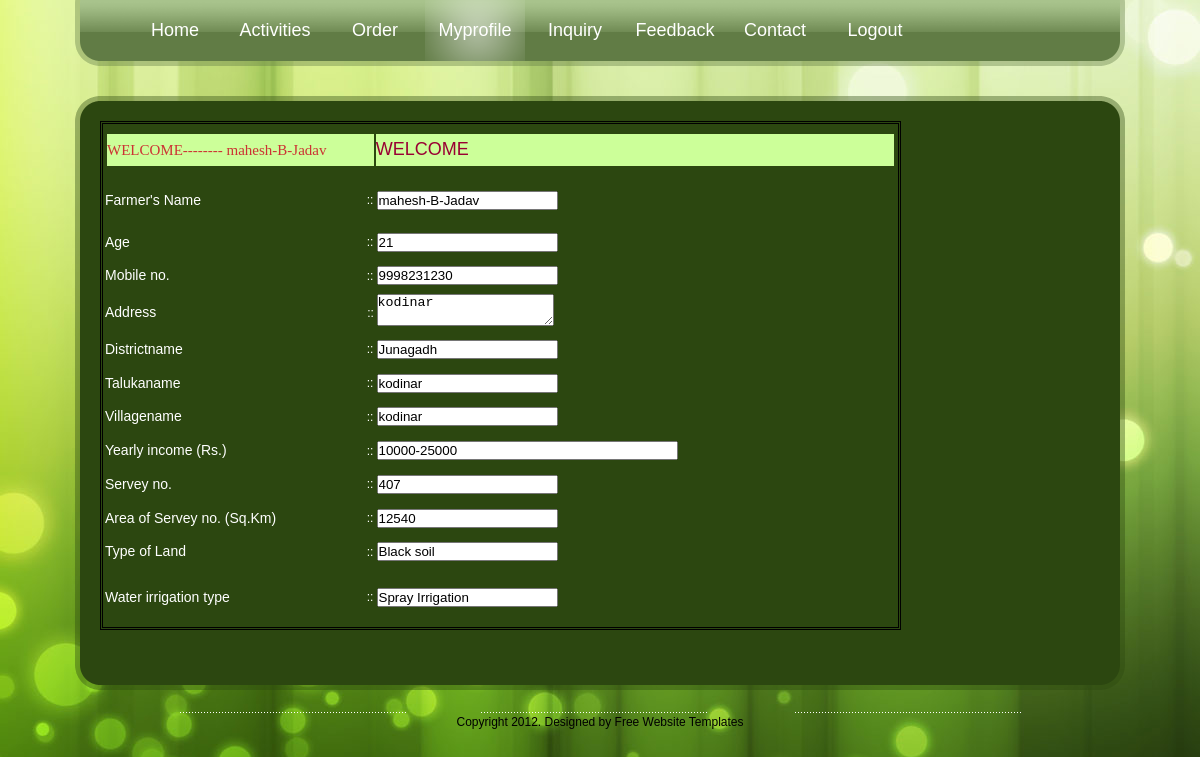
Screenshot of /client/myprofile.php?msg=WELCOME (signed in) with the database file from the repository.
### tables this page shows
CREATE TABLE IF NOT EXISTS `register` (
  `id` int(11) NOT NULL AUTO_INCREMENT,
  `f_name` text NOT NULL,
  `f_id` varchar(20) NOT NULL,
  `password` varchar(15) NOT NULL,
  `age` int(3) NOT NULL,
  `c_num` varchar(13) NOT NULL,
  `address` varchar(30) NOT NULL,
  `d_name` varchar(15) NOT NULL,
  `t_name` varchar(15) NOT NULL,
  `v_name` varchar(15) NOT NULL,
  `y_income` varchar(25) NOT NULL,
  `s_num` varchar(10) NOT NULL,
  `area_of_serv_no` varchar(10) NOT NULL,
  `t_land` varchar(20) NOT NULL,
  `w_irrigation` varchar(20) NOT NULL,
  `total` int(20) NOT NULL,
  PRIMARY KEY (`id`)
);

CREATE TABLE IF NOT EXISTS `dist_mngt` (
  `did` int(11) NOT NULL AUTO_INCREMENT,
  `district` varchar(20) NOT NULL,
  PRIMARY KEY (`did`)
);

CREATE TABLE IF NOT EXISTS `village_mngt` (
  `vid` int(11) NOT NULL AUTO_INCREMENT,
  `did` int(10) NOT NULL,
  `village` varchar(20) NOT NULL,
  PRIMARY KEY (`vid`)
);

### client/myprofile.php (the view, shortened to what this page needs)
<!DOCTYPE html PUBLIC "-//W3C//DTD XHTML 1.0 Strict//EN" "http://www.w3.org/TR/xhtml1/DTD/xhtml1-strict.dtd">
<html xmlns="http://www.w3.org/1999/xhtml">
    <head>
        <link href="styles.css" rel="stylesheet" type="text/css" media="screen" />
</head>
    <body>
    	<div id="wrap">
		        <div id="menu">
					 <ul>
						<li><a href="index.php">Home</a></li>
						<li><a href="activities.php">Activities</a></li>
						<?php if(isset($_SESSION['uid'])!='')
						{
						?>
						<li><a href="order.php">Order</a></li>
						<?php
						}
						?>
						<?php if(isset($_SESSION['uid'])!='')
						{?>
						<li><a href="myprofile.php" class="active">Myprofile</a></li>
						<li><a href="inquiry.php">Inquiry</a></li>
						<?php
						}?>
						<li><a href="feedback.php">Feedback</a></li>
						<li><a href="contact.php">Contact</a></li>
						<?php if(isset($_SESSION['uid'])=='')
						{
						?>
						<li><a href="login.php">Login</a></li>
						<?php
						}
						else
						{
						?>
						<li><a href="Logout.php">Logout</a></li>
						<?php
						}
						?>
						</ul>
				</div>
				<div id="top_padding"></div>
				<div id="content_top"></div>
				<div id="content_bg_repeat">
					<div class="inside">
            	<div class="row-1 outdent">
                <form id="form1" method="post" action="">
				  <?php
		$id=$_SESSION['uid'];
		$q=mysql_query("select * from register where ID=$id");
		$data=mysql_fetch_array($q);
		?>
		  <table width="80%" height="509" border="0" align="center" style="border: #000000 double;">
            <tr>
              <td height="47" colspan="3"><table width="100%" height="36" border="0">
                <tr>
                  <td width="34%" bgcolor="#CCFF99"><span class="style2">WELCOME--------</span><span class="style2"><?php echo      "               " ;echo $data['f_name'];?></span></td>
                  <td width="66%" bgcolor="#CCFF99"><span style="background-color:#CCFF99; font:Georgia, 'Times New Roman', Times, serif; font-size:18px; color:#990033;">
                    <?php
	                      if(isset($_REQUEST['msg'])!="")
	                       {
	                        echo $_REQUEST['msg'];
	                       }
	                         ?>
                  </span></td>
                </tr>
              </table></td>
            </tr>
            <tr>
              <td width="33%" height="47"><span class="style1">Farmer's Name</span></td>
              <td width="1%">::</td>
              <td width="66%">
                  <label>
                  <input name="name" type="text" id="name" value="<?php echo $data['f_name'];?>" / readonly="">
                  </label></td>
            </tr>
            <tr>
              <td height="31"><span class="style1">Age</span></td>
              <td>::</td>
              <td><label>
                <input name="age" type="text" id="age" value="<?php echo $data['age'];?>" / readonly="">
              </label></td>
            </tr>
            <tr>
              <td height="31"><span class="style1">Mobile no. </span></td>
              <td>::</td>
              <td><input name="c_ n" type="text" id="c_ n" value="<?php echo $data['c_num'];?>" maxlength="10" / readonly=""></td>
            </tr>
            <tr>
              <td height="31"><span class="style1">Address</span></td>
              <td><div align="center">::</div></td>
              <td><div align="left">
                  <textarea name="add" id="add"><?php echo $data['address'];?></textarea>
              </div></td>
            </tr>
            <tr>
              <td height="31"><span class="style1">Districtname</span></td>
              <td>::</td>
              <td><input name="dist" type="text" id="dist" value="<?php
			$t1=$data['d_name'];
			$q2=mysql_query("select district  from dist_mngt where did='$t1'");
			$data2=mysql_fetch_array($q2);
			echo $data2['district'];
		?>" / readonly=""></td>
            </tr>
            <tr>
              <td height="31"><span class="style1">Talukaname</span></td>
              <td>::</td>
              <td><input name="taluka" type="text" id="taluka" value="<?php
				$t=$data['t_name'];
				$q1=mysql_query("select village  from village_mngt where vid='$t'");
				$data1=mysql_fetch_array($q1);
				echo $data1['village'];
		 ?>" / readonly=""></td>
            </tr>
            <tr>
              <td height="31"><span class="style1">Villagename</span></td>
              <td>::</td>
              <td><label>
                <input name="vill" type="text" id="vill" value="<?php echo $data['v_name'];?>" / readonly="">
              </label></td>
            </tr>
            <tr>
              <td height="31"><span class="style1">Yearly income (Rs.) </span></td>
              <td>::</td>
              <td><input name="y_i" type="text" id="y_i" value="<?php echo $data['y_income'];?>" size="35" / readonly=""></td>
            </tr>
            <tr>
              <td height="31"><span class="style1">Servey no. </span></td>
              <td>::</td>
              <td><input name="serv" type="text" id="serv" value="<?php echo $data['s_num'];?>" / readonly=""></td>
            </tr>
            <tr>
              <td height="31"><span class="style1">Area of Servey no. (Sq.Km) </span></td>
              <td>::</td>
              <td><input name="asn" type="text" id="asn" value="<?php echo $data['area_of_serv_no'];?>" / readonly=""></td>
            </tr>
            <tr>
              <td height="31"><span class="style1">Type of Land </span></td>
              <td>::</td>
              <td><input name="land" type="text" id="land" value="<?php echo $data['t_land'];?>" / readonly=""></td>
            </tr>
            <tr>
              <td height="54"><span class="style1">Water irrigation type </span></td>
              <td>::</td>
              <td><input name="water" type="text" id="water" value="<?php echo $data['w_irrigation'];?>" / readonly=""></td>
            </tr>
          </table>
                </form>
            	</div>
            </div>
				</div>
				<div id="content_bottom"></div>
				<div id="footer_top">
				</div>
				<div id="footer_bot">
					<p>Copyright  2012. Designed by <a href="http://www.metamorphozis.com/free_templates/free_templates.php" title="Free Website Templates">Free Website Templates</a></p>
				</div>
		</div>
    </body>
</html>

### client/styles.css (style rules this page uses)
* { margin: 0px; padding: 0px; }
a { color: #ffffff; font-weight: bold; text-decoration: none; }
body { font-family: Arial, Helvetica, sans-serif; font-size: 12px; line-height: 18px; color: #ffffff; background: #000000 url(images/bg.jpg) no-repeat top center fixed; }
#wrap { width: 1050px; margin: 0 auto; }
#menu { width: 1050px; height: 66px; background: url(images/menu_bg.png); }
#menu ul { padding-left: 0px; list-style: none; padding: 0px 0px 0px 0px; margin: 0 auto; width: 950px; }
#menu ul li { display: inline; }
#menu ul li a { font: Georgia, "Times New Roman", Times, serif; font-size:18px; color: #ffffff; font-weight: normal; text-decoration: none; text-align: center; display: block; float: left; width: 100px; height: 61px; line-height: 61px; }
#menu ul li a:hover, #menu ul li .active { background: url(images/active.png) center; }
#top_padding { height: 30px; }
#content_top { background: url(images/content_top.png) top left; height: 25px; }
#content_bottom { background: url(images/content_bottom.png) top left; height: 24px; }
#content_bg_repeat { background: url(images/content_bg_repeat.png) left repeat-y; padding: 0px 24px 0px 25px; }
.outdent { padding-bottom:36px; }
#footer_top { width: 841px; margin: 0 auto; background: url(images/footer_top_border.png) no-repeat bottom; padding-top: 23px; }
#footer_bot { text-align: center; padding: 0px 0px 0px 0px; }
#footer_bot a, #footer_bot p { color: #000000; font-weight: normal; padding: 0px; margin: 0px }

### client/myprofile.php (style rules this page uses)
.style2 { font-size: 15px; font-family: Georgia, "Times New Roman", Times, serif; color: #CC3333; }

### rows the page displays
register: f_name "mahesh-B-Jadav", name "mahesh-B-Jadav", age "21", c_num "9998231230", add "kodinar", vill "kodinar", y_i "10000-25000", serv "407", asn "12540", land "Black soil", water "Spray Irrigation"
dist_mngt: dist "Junagadh"
village_mngt: taluka "kodinar"

### other values shown
$_REQUEST['msg'] "WELCOME"
